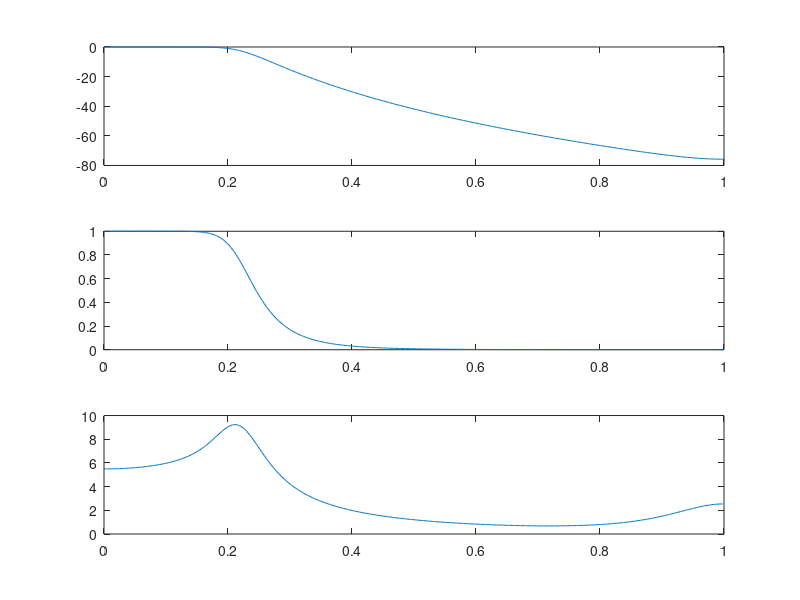

Write MATLAB code to recreate this figure. (Note: this script raises an error after producing the figure.)
% specifications
wp = 0.2*pi;
ws = 0.3*pi;
d1 =0.89125; % INSERT CODE HERE
d2 =0.17783; % INSERT CODE HERE

% parameter calculation
% solve 2x2 system for (N,Wc)
% DO NOT insert specific values but only code that does the work
e=sqrt((1/(power(0.89125,2)))-1);
A=1/d2;
K=(0.3*pi)/(0.2*pi);
K1=e/(sqrt(power(A,2)-1));
N =abs(log10(1/K1)/log10(1/K));
disp(['order butterworth N= ', num2str(N)]);
%Wc = % INSERT CODE HERE
LogWc=(log10(wp)-1/12*(log10(e)));
% N must be an integer
N = ceil(N);
disp(['ceiled  N= ', num2str(N)]);
% equation 7.15a of Greek version of O&S again to find Wc for the integer N
tmp=1/d1;
Wc =0.2*pi/nthroot(power(tmp,2)-1,12); % INSERT CODE HERE
disp(['new Wc = ', num2str(Wc)]);


% poles
k = 0:2*N-1;
sk = Wc.*exp((j*pi/12).*(2.*k+N-1));

% get only the upper left-hand plane poles: sigma_k <0 & W_k >0
sk = sk(2:7)

% Continuous time filter:
B = Wc^N; % Numerator
A1 = conv([1 -sk(1)], [1 -conj(sk(1))]);
A2 =conv([1 -sk(2)], [1 -conj(sk(2))]); % INSERT CODE HERE
A3 =conv([1 -sk(3)], [1 -conj(sk(3))]); % INSERT CODE HERE
temp = conv(A1, A2);
A=conv(temp,A3); % INSERT CODE HERE % Denominator

% Impulse invariance method --> Transformation from analog [B,A] to digital [Bz, Az]
[Bz, Az] = impinvar(B, A);

% Frequency response - use function freqz
[H, w] =freqz(Bz, Az, 512);
 

% Group delay - use function grpdelay
[Gd, w] =grpdelay(Bz, Az, 512);

figure(1);
subplot(311);plot(w/pi,20*log10(abs(H)));  % Divide with pi for an easier check
subplot(312);plot(w/pi,abs(H));
subplot(313);plot(w/pi,Gd)

[s,fs] = wavread('/home/klodjan/MEGA/simeiosis/HY370/Laborator_5/speech.wav');
%soundsc(s, fs);

y=filter(Bz,Az,s);
soundsc(y, fs);
